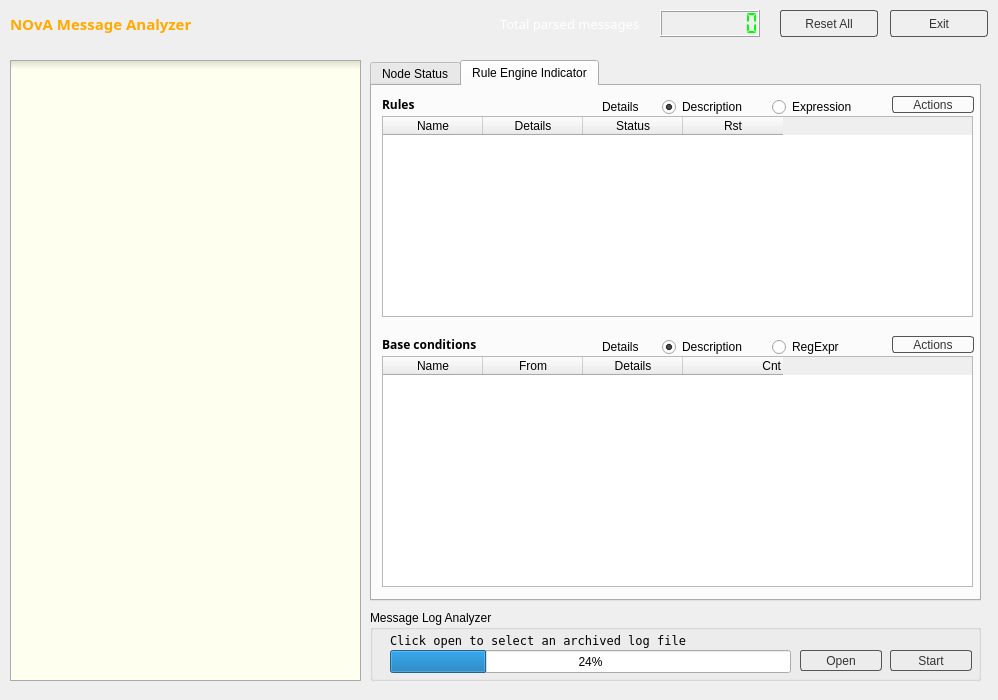
<?xml version="1.0" encoding="UTF-8"?>
<ui version="4.0">
 <class>MsgAnalyzerDlg</class>
 <widget class="QDialog" name="MsgAnalyzerDlg">
  <property name="geometry">
   <rect>
    <x>0</x>
    <y>0</y>
    <width>998</width>
    <height>700</height>
   </rect>
  </property>
  <property name="windowTitle">
   <string>NOvA Message Analyzer</string>
  </property>
  <property name="styleSheet">
   <string notr="true">#bannerFrame {
border: 0px;
background: qlineargradient(x1: 0, y1: 0, x2: 0, y2: 1,
stop: 0 #a6a6a6, stop: 0.08 #7f7f7f,
stop: 0.39999 #717171, stop: 0.4 #626262,
stop: 0.9 #4c4c4c, stop: 1 #333333);
}

#bannerFrame QPushButton {
color: #333;
border: 1px solid #555;
border-radius: 3px;
padding: 0px;
background: qradialgradient(cx: 0.3, cy: -0.4,
fx: 0.3, fy: -0.4,
radius: 1.35, stop: 0 #fff, stop: 1 #bbb);
min-width: 80px;
}

#btnSettings {
color: #333;
border: 0px solid #555;
border-radius: 5px;
padding: 0px;
}

#btnSettings:hover {
color: #444;
}

#btnSwitchChannel {
color: #333;
border: 1px solid #555;
border-radius: 5px;
padding: 0px;
background: qradialgradient(cx: 0.3, cy: -0.4,
fx: 0.3, fy: -0.4,
radius: 1.35, stop: 0 #fff, stop: 1 #888);
}
#topFrame QPushButton:hover {
background: qradialgradient(cx: 0.3, cy: -0.4, fx: 0.3, fy: -0.4, radius: 1.35, stop: 0 #fff, stop: 1 #ddd);
}
#topFrame QPushButton:pressed {
background-color: qlineargradient(x1: 0, y1: 0, x2: 0, y2: 1, stop: 0 #dadbde, stop: 1 #f6f7fa);
}

#sevFrame {
border: 0px solid #222;
background: ;
padding: 0px;
}

#mainFrame {
border: 0px;
background:
}

#mainFrame QPushButton {
color: #333;
border: 1px solid #555;
border-radius: 3px;
padding: 0px;
background: qradialgradient(cx: 0.3, cy: -0.4,
fx: 0.3, fy: -0.4,
radius: 1.35, stop: 0 #fff, stop: 1 #bbb);
min-width: 40px;
}

#mainFrame QPushButton:hover {
background: qradialgradient(cx: 0.3, cy: -0.4, fx: 0.3, fy: -0.4, radius: 1.35, stop: 0 #fff, stop: 1 #ddd);
}
#mainFrame QPushButton:pressed {
background-color: qlineargradient(x1: 0, y1: 0, x2: 0, y2: 1, stop: 0 #dadbde, stop: 1 #f6f7fa);
}

#mainFrame QListWidget {
border: 1px solid #aaa;
background-color: qlineargradient(spread:pad, x1:0.5, y1:0, x2:0.5, y2:0.07, stop:0 rgba(220, 220, 200, 255), stop:1 rgba(255, 255, 230, 255))
}

#mainFrame QTextEdit {
border: 1px solid #aaa;
background-color: #fff
}

#btnError {
color: rgb(255, 0, 0);
}
#btnWarning {
color: rgb(255, 170, 0);
}
#btnInfo {
color: rgb(0, 170, 0);
}
#btnDebug {
color: rgb(70, 70, 70);
}


/*
#sevFrame QPushButton {
color: #333;
border: 2px solid #555;
border-radius: 5px;
padding: 2px;
background: qradialgradient(cx: 0.3, cy: -0.4,
fx: 0.3, fy: -0.4,
radius: 1.35, stop: 0 #fff, stop: 1 #888);
min-width: 80px;
}
#sevFrame QPushButton:hover {
background: qradialgradient(cx: 0.3, cy: -0.4,
fx: 0.3, fy: -0.4,
radius: 1.35, stop: 0 #fff, stop: 1 #bbb);
}
#sevFrame QPushButton:pressed {
background: qradialgradient(cx: 0.4, cy: -0.1,
fx: 0.4, fy: -0.1,
radius: 1.35, stop: 0 #fff, stop: 1 #ddd);
}*/</string>
  </property>
  <widget class="QFrame" name="bannerFrame">
   <property name="geometry">
    <rect>
     <x>0</x>
     <y>0</y>
     <width>1011</width>
     <height>51</height>
    </rect>
   </property>
   <property name="frameShape">
    <enum>QFrame::StyledPanel</enum>
   </property>
   <property name="frameShadow">
    <enum>QFrame::Raised</enum>
   </property>
   <widget class="QLabel" name="label_Partition_3">
    <property name="geometry">
     <rect>
      <x>10</x>
      <y>10</y>
      <width>211</width>
      <height>27</height>
     </rect>
    </property>
    <property name="palette">
     <palette>
      <active>
       <colorrole role="WindowText">
        <brush brushstyle="SolidPattern">
         <color alpha="255">
          <red>255</red>
          <green>170</green>
          <blue>0</blue>
         </color>
        </brush>
       </colorrole>
      </active>
      <inactive>
       <colorrole role="WindowText">
        <brush brushstyle="SolidPattern">
         <color alpha="255">
          <red>255</red>
          <green>170</green>
          <blue>0</blue>
         </color>
        </brush>
       </colorrole>
      </inactive>
      <disabled>
       <colorrole role="WindowText">
        <brush brushstyle="SolidPattern">
         <color alpha="255">
          <red>133</red>
          <green>131</green>
          <blue>127</blue>
         </color>
        </brush>
       </colorrole>
      </disabled>
     </palette>
    </property>
    <property name="font">
     <font>
      <family>Sans Serif</family>
      <pointsize>11</pointsize>
      <weight>75</weight>
      <bold>true</bold>
     </font>
    </property>
    <property name="autoFillBackground">
     <bool>false</bool>
    </property>
    <property name="text">
     <string>NOvA Message Analyzer</string>
    </property>
   </widget>
   <widget class="QLabel" name="label_Partition_2">
    <property name="geometry">
     <rect>
      <x>500</x>
      <y>10</y>
      <width>161</width>
      <height>27</height>
     </rect>
    </property>
    <property name="palette">
     <palette>
      <active>
       <colorrole role="WindowText">
        <brush brushstyle="SolidPattern">
         <color alpha="255">
          <red>255</red>
          <green>255</green>
          <blue>255</blue>
         </color>
        </brush>
       </colorrole>
      </active>
      <inactive>
       <colorrole role="WindowText">
        <brush brushstyle="SolidPattern">
         <color alpha="255">
          <red>255</red>
          <green>255</green>
          <blue>255</blue>
         </color>
        </brush>
       </colorrole>
      </inactive>
      <disabled>
       <colorrole role="WindowText">
        <brush brushstyle="SolidPattern">
         <color alpha="255">
          <red>133</red>
          <green>131</green>
          <blue>127</blue>
         </color>
        </brush>
       </colorrole>
      </disabled>
     </palette>
    </property>
    <property name="font">
     <font>
      <family>Sans Serif</family>
      <pointsize>10</pointsize>
      <weight>50</weight>
      <bold>false</bold>
     </font>
    </property>
    <property name="text">
     <string>Total parsed messages</string>
    </property>
   </widget>
   <widget class="QLCDNumber" name="lcdMsgs">
    <property name="geometry">
     <rect>
      <x>660</x>
      <y>10</y>
      <width>100</width>
      <height>27</height>
     </rect>
    </property>
    <property name="palette">
     <palette>
      <active>
       <colorrole role="WindowText">
        <brush brushstyle="SolidPattern">
         <color alpha="255">
          <red>0</red>
          <green>255</green>
          <blue>0</blue>
         </color>
        </brush>
       </colorrole>
      </active>
      <inactive>
       <colorrole role="WindowText">
        <brush brushstyle="SolidPattern">
         <color alpha="255">
          <red>0</red>
          <green>255</green>
          <blue>0</blue>
         </color>
        </brush>
       </colorrole>
      </inactive>
      <disabled>
       <colorrole role="WindowText">
        <brush brushstyle="SolidPattern">
         <color alpha="255">
          <red>133</red>
          <green>131</green>
          <blue>127</blue>
         </color>
        </brush>
       </colorrole>
      </disabled>
     </palette>
    </property>
    <property name="frameShape">
     <enum>QFrame::Box</enum>
    </property>
    <property name="frameShadow">
     <enum>QFrame::Raised</enum>
    </property>
    <property name="smallDecimalPoint">
     <bool>false</bool>
    </property>
    <property name="numDigits">
     <number>8</number>
    </property>
    <property name="segmentStyle">
     <enum>QLCDNumber::Flat</enum>
    </property>
   </widget>
   <widget class="QPushButton" name="btnReset">
    <property name="geometry">
     <rect>
      <x>780</x>
      <y>10</y>
      <width>98</width>
      <height>27</height>
     </rect>
    </property>
    <property name="text">
     <string>Reset All</string>
    </property>
   </widget>
   <widget class="QPushButton" name="btnExit">
    <property name="geometry">
     <rect>
      <x>890</x>
      <y>10</y>
      <width>98</width>
      <height>27</height>
     </rect>
    </property>
    <property name="text">
     <string>Exit</string>
    </property>
   </widget>
  </widget>
  <widget class="QFrame" name="mainFrame">
   <property name="geometry">
    <rect>
     <x>0</x>
     <y>50</y>
     <width>1001</width>
     <height>651</height>
    </rect>
   </property>
   <property name="frameShape">
    <enum>QFrame::StyledPanel</enum>
   </property>
   <property name="frameShadow">
    <enum>QFrame::Raised</enum>
   </property>
   <widget class="QTabWidget" name="tabWidget">
    <property name="geometry">
     <rect>
      <x>370</x>
      <y>10</y>
      <width>611</width>
      <height>541</height>
     </rect>
    </property>
    <property name="currentIndex">
     <number>1</number>
    </property>
    <widget class="QWidget" name="tab_nodehealth">
     <attribute name="title">
      <string>Node Status</string>
     </attribute>
     <widget class="QListWidget" name="lwMain">
      <property name="geometry">
       <rect>
        <x>10</x>
        <y>30</y>
        <width>591</width>
        <height>131</height>
       </rect>
      </property>
      <property name="font">
       <font>
        <pointsize>8</pointsize>
       </font>
      </property>
      <property name="contextMenuPolicy">
       <enum>Qt::CustomContextMenu</enum>
      </property>
      <property name="frameShape">
       <enum>QFrame::StyledPanel</enum>
      </property>
      <property name="frameShadow">
       <enum>QFrame::Sunken</enum>
      </property>
      <property name="isWrapping" stdset="0">
       <bool>true</bool>
      </property>
      <property name="gridSize">
       <size>
        <width>80</width>
        <height>60</height>
       </size>
      </property>
      <property name="viewMode">
       <enum>QListView::IconMode</enum>
      </property>
      <property name="wordWrap">
       <bool>true</bool>
      </property>
     </widget>
     <widget class="QLabel" name="label">
      <property name="geometry">
       <rect>
        <x>10</x>
        <y>10</y>
        <width>161</width>
        <height>17</height>
       </rect>
      </property>
      <property name="font">
       <font>
        <family>Sans Serif</family>
        <pointsize>10</pointsize>
        <weight>75</weight>
        <bold>true</bold>
       </font>
      </property>
      <property name="text">
       <string>Main Components</string>
      </property>
     </widget>
     <widget class="QListWidget" name="lwDCM">
      <property name="geometry">
       <rect>
        <x>10</x>
        <y>200</y>
        <width>291</width>
        <height>301</height>
       </rect>
      </property>
      <property name="font">
       <font>
        <pointsize>8</pointsize>
       </font>
      </property>
      <property name="contextMenuPolicy">
       <enum>Qt::CustomContextMenu</enum>
      </property>
      <property name="viewMode">
       <enum>QListView::IconMode</enum>
      </property>
      <property name="uniformItemSizes">
       <bool>false</bool>
      </property>
      <property name="batchSize">
       <number>100</number>
      </property>
      <property name="wordWrap">
       <bool>true</bool>
      </property>
     </widget>
     <widget class="QLabel" name="label_2">
      <property name="geometry">
       <rect>
        <x>10</x>
        <y>180</y>
        <width>211</width>
        <height>17</height>
       </rect>
      </property>
      <property name="font">
       <font>
        <family>Sans Serif</family>
        <weight>75</weight>
        <bold>true</bold>
       </font>
      </property>
      <property name="text">
       <string>Data Concentrate Modules</string>
      </property>
     </widget>
     <widget class="QListWidget" name="lwBN">
      <property name="geometry">
       <rect>
        <x>310</x>
        <y>200</y>
        <width>291</width>
        <height>301</height>
       </rect>
      </property>
      <property name="font">
       <font>
        <pointsize>8</pointsize>
       </font>
      </property>
      <property name="contextMenuPolicy">
       <enum>Qt::CustomContextMenu</enum>
      </property>
      <property name="viewMode">
       <enum>QListView::IconMode</enum>
      </property>
     </widget>
     <widget class="QLabel" name="label_3">
      <property name="geometry">
       <rect>
        <x>310</x>
        <y>180</y>
        <width>181</width>
        <height>17</height>
       </rect>
      </property>
      <property name="font">
       <font>
        <family>Sans Serif</family>
        <weight>75</weight>
        <bold>true</bold>
       </font>
      </property>
      <property name="text">
       <string>Buffer Node EVBs</string>
      </property>
     </widget>
     <widget class="QLabel" name="label_12">
      <property name="geometry">
       <rect>
        <x>300</x>
        <y>10</y>
        <width>301</width>
        <height>20</height>
       </rect>
      </property>
      <property name="text">
       <string>Double click on nodes for detailed messages</string>
      </property>
     </widget>
    </widget>
    <widget class="QWidget" name="tab_ruleengine">
     <attribute name="title">
      <string>Rule Engine Indicator</string>
     </attribute>
     <widget class="QLabel" name="label_8">
      <property name="geometry">
       <rect>
        <x>10</x>
        <y>250</y>
        <width>141</width>
        <height>17</height>
       </rect>
      </property>
      <property name="font">
       <font>
        <family>Sans Serif</family>
        <weight>75</weight>
        <bold>true</bold>
       </font>
      </property>
      <property name="text">
       <string>Base conditions</string>
      </property>
     </widget>
     <widget class="QLabel" name="label_9">
      <property name="geometry">
       <rect>
        <x>10</x>
        <y>10</y>
        <width>141</width>
        <height>17</height>
       </rect>
      </property>
      <property name="font">
       <font>
        <family>Sans Serif</family>
        <weight>75</weight>
        <bold>true</bold>
       </font>
      </property>
      <property name="text">
       <string>Rules</string>
      </property>
     </widget>
     <widget class="QTableWidget" name="twRules">
      <property name="geometry">
       <rect>
        <x>10</x>
        <y>30</y>
        <width>591</width>
        <height>201</height>
       </rect>
      </property>
      <property name="editTriggers">
       <set>QAbstractItemView::NoEditTriggers</set>
      </property>
      <property name="selectionBehavior">
       <enum>QAbstractItemView::SelectRows</enum>
      </property>
      <property name="columnCount">
       <number>4</number>
      </property>
      <column>
       <property name="text">
        <string>Name</string>
       </property>
      </column>
      <column>
       <property name="text">
        <string>Details</string>
       </property>
      </column>
      <column>
       <property name="text">
        <string>Status</string>
       </property>
      </column>
      <column>
       <property name="text">
        <string>Rst</string>
       </property>
      </column>
     </widget>
     <widget class="QTableWidget" name="twConds">
      <property name="geometry">
       <rect>
        <x>10</x>
        <y>270</y>
        <width>591</width>
        <height>231</height>
       </rect>
      </property>
      <property name="editTriggers">
       <set>QAbstractItemView::NoEditTriggers</set>
      </property>
      <property name="selectionBehavior">
       <enum>QAbstractItemView::SelectRows</enum>
      </property>
      <property name="columnCount">
       <number>4</number>
      </property>
      <column>
       <property name="text">
        <string>Name</string>
       </property>
      </column>
      <column>
       <property name="text">
        <string>From</string>
       </property>
      </column>
      <column>
       <property name="text">
        <string>Details</string>
       </property>
      </column>
      <column>
       <property name="text">
        <string>Cnt</string>
       </property>
       <property name="textAlignment">
        <set>AlignRight|AlignVCenter</set>
       </property>
      </column>
     </widget>
     <widget class="QFrame" name="frame">
      <property name="geometry">
       <rect>
        <x>230</x>
        <y>10</y>
        <width>291</width>
        <height>21</height>
       </rect>
      </property>
      <property name="frameShape">
       <enum>QFrame::NoFrame</enum>
      </property>
      <property name="frameShadow">
       <enum>QFrame::Plain</enum>
      </property>
      <property name="lineWidth">
       <number>0</number>
      </property>
      <widget class="QRadioButton" name="rbRuleDesc">
       <property name="geometry">
        <rect>
         <x>60</x>
         <y>0</y>
         <width>111</width>
         <height>22</height>
        </rect>
       </property>
       <property name="text">
        <string>Description</string>
       </property>
       <property name="checked">
        <bool>true</bool>
       </property>
      </widget>
      <widget class="QRadioButton" name="rbRuleExpr">
       <property name="geometry">
        <rect>
         <x>170</x>
         <y>0</y>
         <width>101</width>
         <height>22</height>
        </rect>
       </property>
       <property name="text">
        <string>Expression</string>
       </property>
       <property name="checked">
        <bool>false</bool>
       </property>
      </widget>
      <widget class="QLabel" name="label_10">
       <property name="geometry">
        <rect>
         <x>0</x>
         <y>0</y>
         <width>51</width>
         <height>22</height>
        </rect>
       </property>
       <property name="text">
        <string>Details</string>
       </property>
      </widget>
     </widget>
     <widget class="QFrame" name="frame_2">
      <property name="geometry">
       <rect>
        <x>230</x>
        <y>250</y>
        <width>291</width>
        <height>21</height>
       </rect>
      </property>
      <property name="frameShape">
       <enum>QFrame::NoFrame</enum>
      </property>
      <property name="frameShadow">
       <enum>QFrame::Plain</enum>
      </property>
      <property name="lineWidth">
       <number>0</number>
      </property>
      <widget class="QRadioButton" name="rbCondDesc">
       <property name="geometry">
        <rect>
         <x>60</x>
         <y>0</y>
         <width>111</width>
         <height>22</height>
        </rect>
       </property>
       <property name="text">
        <string>Description</string>
       </property>
       <property name="checked">
        <bool>true</bool>
       </property>
      </widget>
      <widget class="QRadioButton" name="rbCondRegx">
       <property name="geometry">
        <rect>
         <x>170</x>
         <y>0</y>
         <width>101</width>
         <height>22</height>
        </rect>
       </property>
       <property name="text">
        <string>RegExpr</string>
       </property>
      </widget>
      <widget class="QLabel" name="label_11">
       <property name="geometry">
        <rect>
         <x>0</x>
         <y>0</y>
         <width>51</width>
         <height>22</height>
        </rect>
       </property>
       <property name="text">
        <string>Details</string>
       </property>
      </widget>
     </widget>
     <widget class="QPushButton" name="btnRuleAct">
      <property name="geometry">
       <rect>
        <x>520</x>
        <y>10</y>
        <width>82</width>
        <height>17</height>
       </rect>
      </property>
      <property name="text">
       <string>Actions</string>
      </property>
     </widget>
     <widget class="QPushButton" name="btnCondAct">
      <property name="geometry">
       <rect>
        <x>520</x>
        <y>250</y>
        <width>82</width>
        <height>17</height>
       </rect>
      </property>
      <property name="text">
       <string>Actions</string>
      </property>
     </widget>
    </widget>
   </widget>
   <widget class="QListWidget" name="lwAlerts">
    <property name="geometry">
     <rect>
      <x>10</x>
      <y>10</y>
      <width>351</width>
      <height>621</height>
     </rect>
    </property>
    <property name="font">
     <font>
      <pointsize>-1</pointsize>
     </font>
    </property>
    <property name="styleSheet">
     <string notr="true">border: 1px solid #aaa;
background-color: qlineargradient(spread:pad, x1:0.5, y1:0, x2:0.5, y2:0.015, stop:0 rgba(220, 220, 200, 255), stop:1 rgba(255, 255, 240, 255));
font-size: 12px;
/*color: red;*/</string>
    </property>
    <property name="frameShape">
     <enum>QFrame::StyledPanel</enum>
    </property>
    <property name="frameShadow">
     <enum>QFrame::Sunken</enum>
    </property>
    <property name="horizontalScrollBarPolicy">
     <enum>Qt::ScrollBarAlwaysOff</enum>
    </property>
    <property name="isWrapping" stdset="0">
     <bool>false</bool>
    </property>
    <property name="viewMode">
     <enum>QListView::ListMode</enum>
    </property>
    <property name="wordWrap">
     <bool>true</bool>
    </property>
   </widget>
   <widget class="QGroupBox" name="groupBox">
    <property name="geometry">
     <rect>
      <x>370</x>
      <y>560</y>
      <width>611</width>
      <height>71</height>
     </rect>
    </property>
    <property name="title">
     <string>Message Log Analyzer</string>
    </property>
    <widget class="QProgressBar" name="pbLog">
     <property name="geometry">
      <rect>
       <x>20</x>
       <y>40</y>
       <width>401</width>
       <height>23</height>
      </rect>
     </property>
     <property name="value">
      <number>24</number>
     </property>
    </widget>
    <widget class="QPushButton" name="btnReadLog">
     <property name="geometry">
      <rect>
       <x>520</x>
       <y>40</y>
       <width>82</width>
       <height>21</height>
      </rect>
     </property>
     <property name="text">
      <string>Start</string>
     </property>
    </widget>
    <widget class="QPushButton" name="btnOpenLog">
     <property name="geometry">
      <rect>
       <x>430</x>
       <y>40</y>
       <width>82</width>
       <height>21</height>
      </rect>
     </property>
     <property name="text">
      <string>Open</string>
     </property>
    </widget>
    <widget class="QLabel" name="labelLogFile">
     <property name="geometry">
      <rect>
       <x>20</x>
       <y>20</y>
       <width>581</width>
       <height>20</height>
      </rect>
     </property>
     <property name="font">
      <font>
       <family>Bitstream Vera Sans Mono</family>
      </font>
     </property>
     <property name="text">
      <string>Click open to select an archived log file</string>
     </property>
    </widget>
   </widget>
  </widget>
 </widget>
 <resources/>
 <connections/>
</ui>
